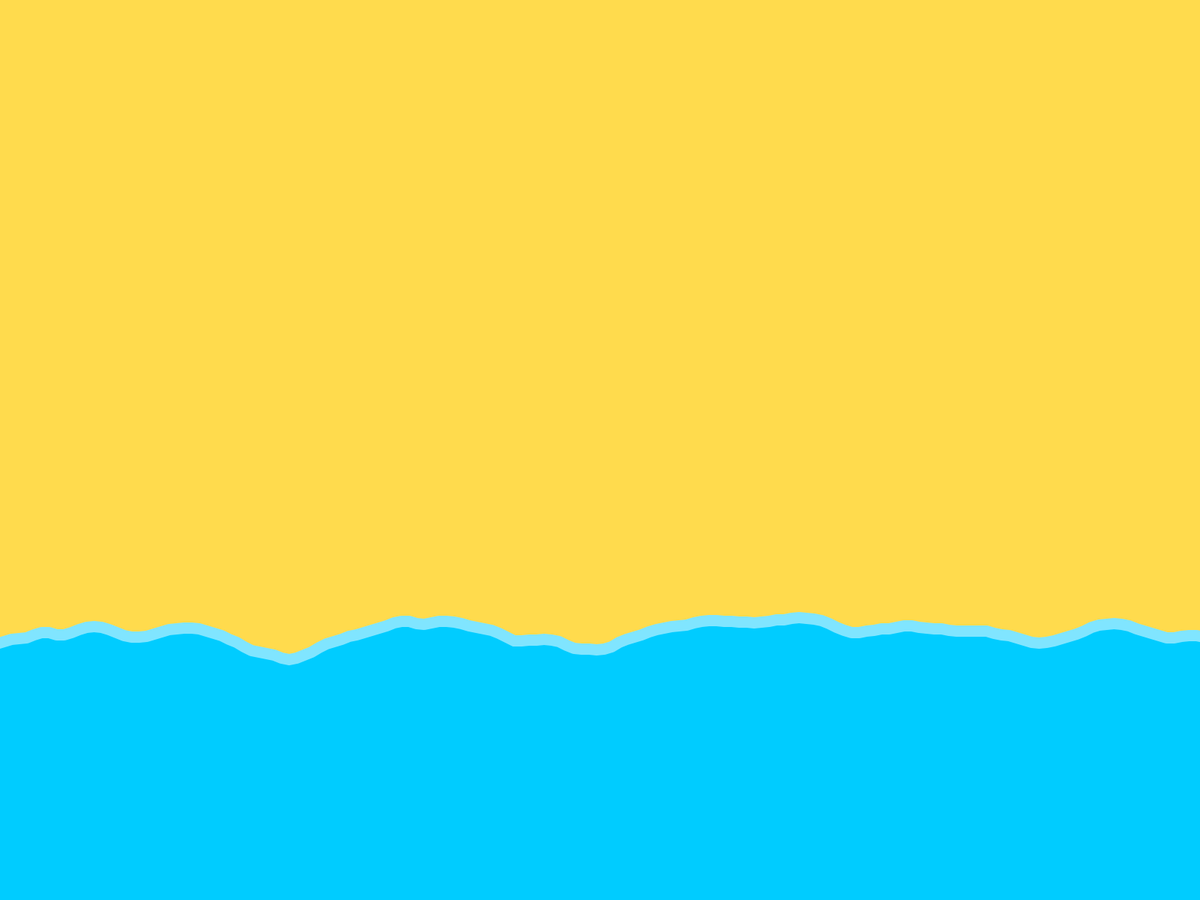
Frame 1 (no input)
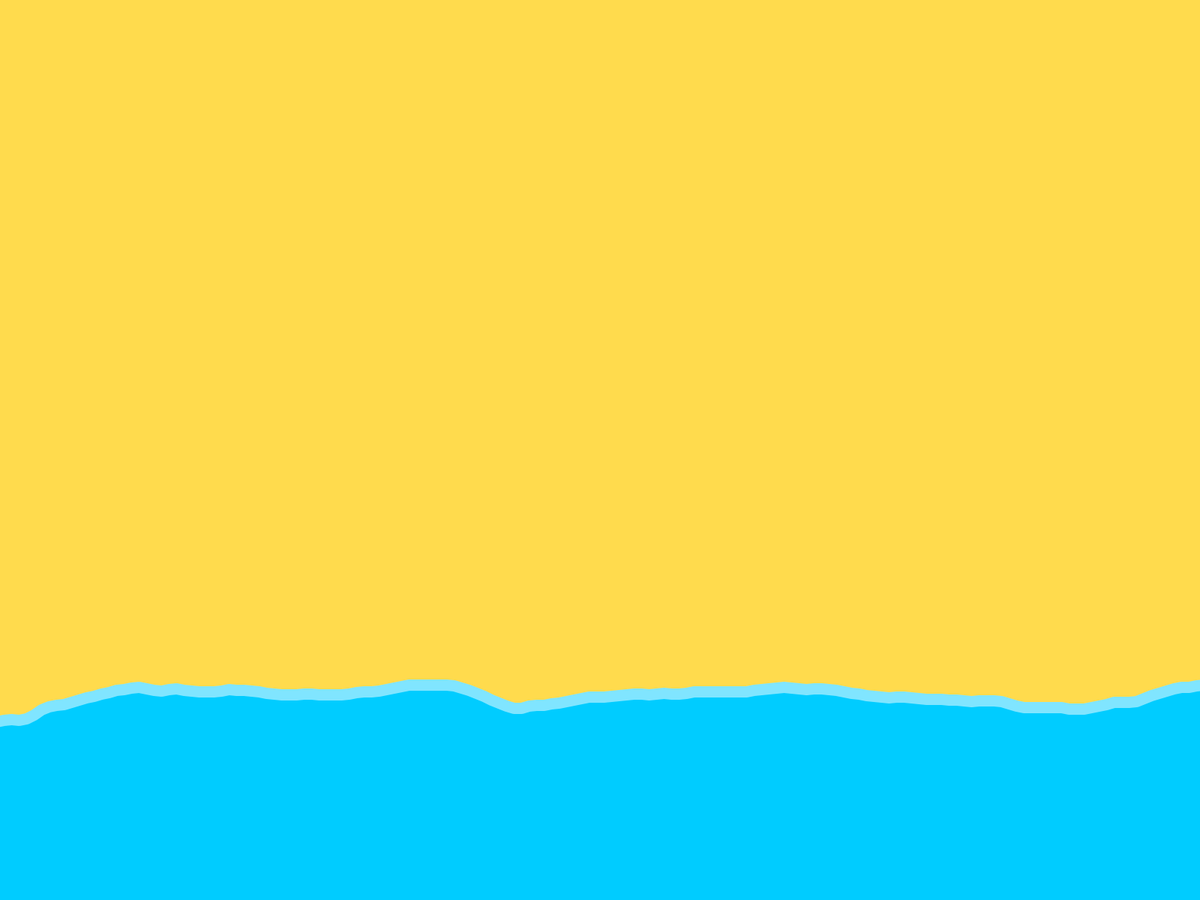
Frame 60 (the mouse pressed at the canvas centre just before this capture)
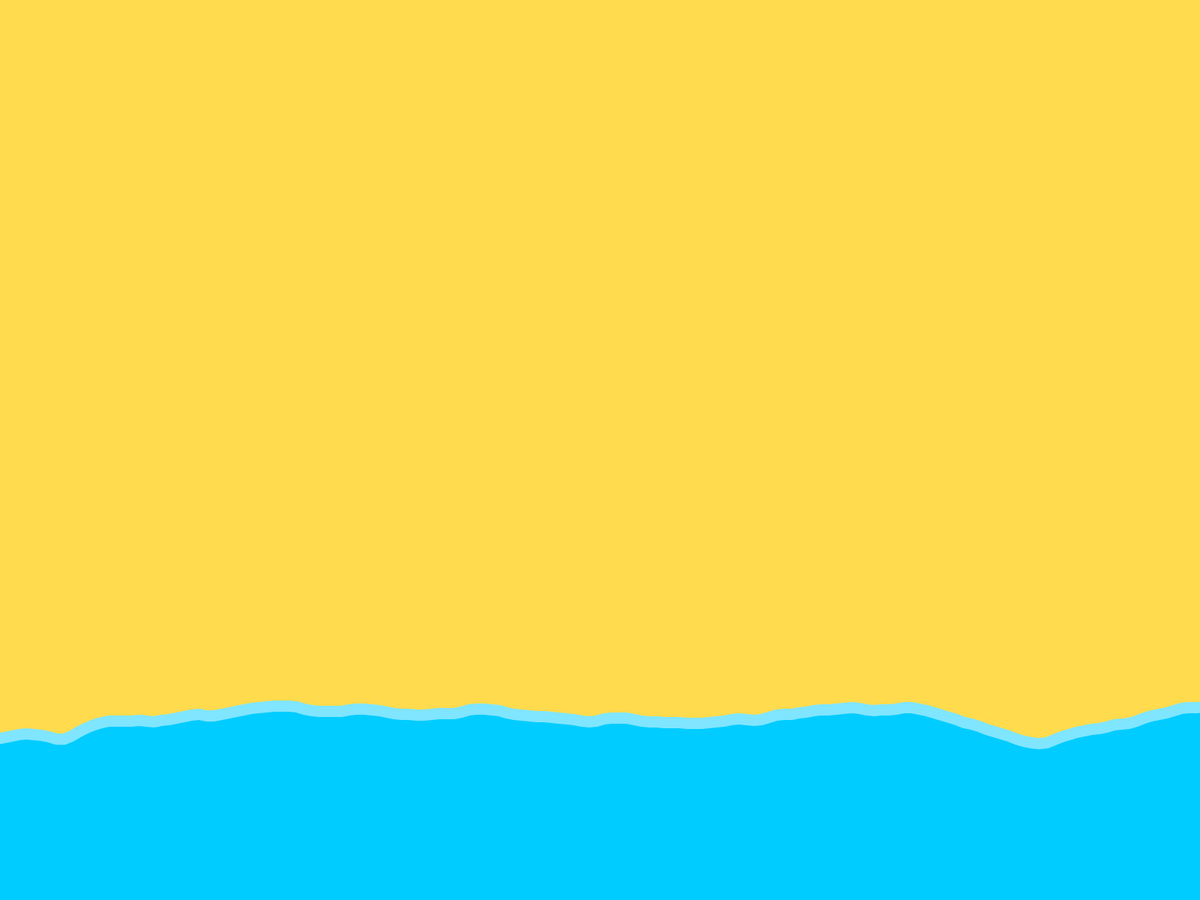
Frame 120 (the mouse held since frame 60 and released just before this capture)

The Processing sketch that drew these frames (run headless with seeded random() and noise(); from frame 60 on, the mouse is pressed at the canvas centre):

// Processing sketch: Beach_Generative
// ── Beach_Generative.pde
float yoff = 0.0;              // 2nd dimension of perlin noise
float beachLength = 500;       //the default length of the beach, without waves
float strokeThickness = 15;

//Wave intensity variables
float waveOffset;
float angle1;
float scalar = 120;
float beachHeight = 0;

void setup() {
  fullScreen();
}

void draw() {
  background(255, 219, 77);

  drawSea();
}

void drawSea(){
    fill(0, 204, 255);
    stroke(128, 229, 255);
    strokeWeight(strokeThickness);
    // We are going to draw a polygon out of the wave points
    beginShape(); 
    
    float xoff = 0;       // Option #1: 2D Noise
    //float xoff = yoff; // Option #2: 1D Noise
    
    // Iterate over horizontal pixels
    for (float x = -strokeThickness; x <= width+strokeThickness; x += 10) 
    {
      float y = map(noise(xoff, yoff), 0, 1, 200,300);
      
      vertex(x, y + calcWaveHeight());       // Set the vertex
      xoff += 0.05;
    }
    // increment y dimension for noise
    yoff += 0.01;
    vertex(width + strokeThickness, height + strokeThickness);    //corner down right
    vertex(-strokeThickness, height + strokeThickness);        //corner down left
    endShape(CLOSE);
}

void drawSunShade(){/*
    strokeWeight(0);

    float lastAngle = 0;
    boolean isWhite = true;
    for (int i = 0; i < 8; i++) {
      if(isWhite){
        fill(255);
      }else{
        fill(255, 0, 0);
      }
      arc(width/2, height/2, 70, 70, lastAngle, lastAngle+radians(45));
      lastAngle += radians(45);
      isWhite = !isWhite;
    }
    strokeWeight(10);
    stroke(255, 0, 0);
    point(width/2, height/2);
  }*/
}

float calcWaveHeight(){
  float angle = radians(angle1);
  
  waveOffset = height/2 + (scalar * sin(angle) + beachHeight);
  angle1 += 0.005f;
  return waveOffset; 
}
